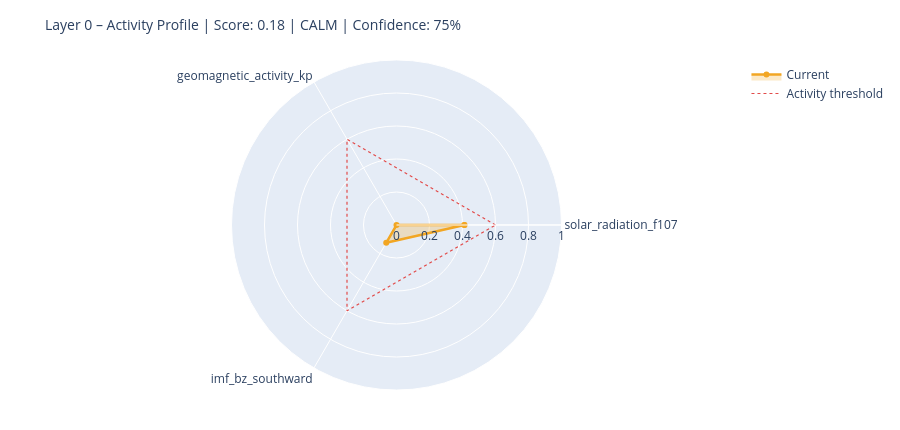

The cell this chart's notebook holds for it:
### Markdown cell above
---
## 6. State Assessment & Handoff to Layer 1

### Code cell
# ============================================================
# STEP 1 – Collect raw values with source modes
# Mode: 'primary' | 'fallback_3h' | 'last_valid' | 'missing'
# ============================================================

def safe_last(df, col):
    if df is None or col not in df.columns: return None
    s = df[col].dropna()
    return float(s.iloc[-1]) if not s.empty else None

f107_now = safe_last(df_f107, 'f10.7')
bz_now   = safe_last(df_mag,  'bz_gsm')
kp_now   = safe_last(df_kp,   'kp')
sw_now   = safe_last(df_sw,   'speed')

source_modes = {
    'F10.7':    'primary'  if f107_now is not None else 'missing',
    'Kp':       'primary'  if kp_now   is not None else 'missing',
    'IMF_Bz':   'primary'  if bz_now   is not None else 'missing',
    'SW_speed': 'primary'  if sw_now   is not None else 'missing',
}

# Kp Fallback – 3h endpoint
if kp_now is None:
    try:
        r = requests.get(
            'https://services.swpc.noaa.gov/json/noaa-planetary-k-index.json',
            timeout=10)
        r.raise_for_status()
        fb = pd.DataFrame(r.json())
        tc = next((c for c in fb.columns if 'time' in c.lower()), fb.columns[0])
        kc = next((c for c in fb.columns if 'kp' in c.lower() and c != tc), None)
        if kc:
            fb[kc] = fb[kc].astype(str).str.extract(r'([0-9]+(?:\.[0-9]*)?)')[0]
            fb[kc] = pd.to_numeric(fb[kc], errors='coerce')
            fb = fb[fb[kc] >= 0].dropna(subset=[kc])
            if not fb.empty:
                kp_now = float(fb[kc].iloc[-1])
                source_modes['Kp'] = 'fallback_3h'
                print(f'  Kp fallback (3h): {kp_now:.1f}')
    except Exception as e:
        print(f'  Kp fallback failed: {e}')

# Solar Wind Fallback – last valid value
if sw_now is None and df_sw is not None and 'speed' in df_sw.columns:
    s = df_sw['speed'].dropna()
    if not s.empty:
        sw_now = float(s.iloc[-1])
        source_modes['SW_speed'] = 'last_valid'
        print(f'  SW fallback (last_valid): {sw_now:.0f} km/s')

print()
print('Source modes:', source_modes)

# ============================================================
# STEP 2 – Score from available components only
# ============================================================

def norm(v, lo, hi):
    if v is None: return None
    return max(0.0, min(1.0, (v - lo) / (hi - lo)))

COMPONENTS = {
    'solar_radiation_f107':    (f107_now, norm(f107_now, 60, 250)),
    'geomagnetic_activity_kp': (kp_now,   norm(kp_now,   0,   9)),
    'imf_bz_southward':        (bz_now,   norm(-(bz_now or 0) if bz_now else None, -5, 30)
                                           if bz_now is not None else None),
    'solar_wind_speed':        (sw_now,   norm(sw_now, 300, 800)),
}

available   = {k: v[1] for k, v in COMPONENTS.items() if v[1] is not None}
unavailable = [k for k, v in COMPONENTS.items() if v[1] is None]

layer0_score = round(sum(available.values()) / len(available), 4) if available else None
confidence   = round(len(available) / len(COMPONENTS), 2)

level = ('unknown'  if layer0_score is None
         else 'calm'     if layer0_score < 0.3
         else 'moderate' if layer0_score < 0.6
         else 'active')

# ============================================================
# STEP 3 – Dominant Driver
# ============================================================

def dominant_driver(kp, f107, bz, sw):
    candidates = []
    if kp   is not None and kp   >= 4:   candidates.append(('geomagnetic',    kp / 9))
    if sw   is not None and sw   >= 500:  candidates.append(('solar_wind',     sw / 800))
    if bz   is not None and bz   <= -5:   candidates.append(('imf_southward',  abs(bz) / 30))
    if f107 is not None and f107 >= 150:  candidates.append(('solar_radiation',f107 / 250))
    return max(candidates, key=lambda x: x[1])[0] if candidates else 'none'

driver = dominant_driver(kp_now, f107_now, bz_now, sw_now)

# ============================================================
# STEP 4 – Downstream expectations
# ============================================================

def downstream_expectation(driver, score, kp, bz, f107):
    exp = {
        'magnetosphere':        'calm',
        'ionosphere':           'calm',
        'schumann_resonance':   'unchanged',
        'lithosphere_currents': 'low',
    }
    if driver == 'geomagnetic' or (kp and kp >= 5):
        exp['magnetosphere']        = 'compressed / storm'
        exp['ionosphere']           = 'elevated disturbance (TEC variability)'
        exp['schumann_resonance']   = 'elevated amplitude possible'
        exp['lithosphere_currents'] = 'elevated induction currents'
    elif driver == 'imf_southward' or (bz and bz <= -5):
        exp['magnetosphere']        = 'energy coupling active'
        exp['ionosphere']           = 'elevated electron density possible'
        exp['schumann_resonance']   = 'slight modulation possible'
    elif driver == 'solar_radiation' or (f107 and f107 >= 150):
        exp['ionosphere']           = 'elevated ionization (F-layer)'
        exp['schumann_resonance']   = 'slightly elevated background activity'
    return exp

downstream = downstream_expectation(driver, layer0_score, kp_now, bz_now, f107_now)

# ============================================================
# CONSOLE OUTPUT
# ============================================================

W = 58
print('=' * W)
print('LAYER 0 – STATE ASSESSMENT')
print('=' * W)
for name, (raw_v, score_v) in COMPONENTS.items():
    if score_v is not None:
        bar = '█' * int(score_v * 20) + '░' * (20 - int(score_v * 20))
        print(f'  {name:<35}  {bar}  {score_v:.2f}')
    else:
        print(f'  {name:<35}  {"─" * 20}  n/a')
print('-' * W)
print(f'  Score ({len(available)}/{len(COMPONENTS)} components):  {layer0_score:.3f}')
print(f'  Confidence:         {confidence:.0%}')
print(f'  Level:              {level.upper()}')
print(f'  Dominant Driver:    {driver}')

# Radar chart
cats = list(available.keys())
vals = list(available.values())
if len(cats) >= 3:
    fig = go.Figure()
    fig.add_trace(go.Scatterpolar(
        r=vals + [vals[0]], theta=cats + [cats[0]],
        fill='toself', fillcolor='rgba(242,166,35,0.25)',
        line=dict(color='#F2A623', width=2.5), name='Current'
    ))
    fig.add_trace(go.Scatterpolar(
        r=[0.6] * (len(cats) + 1), theta=cats + [cats[0]],
        line=dict(color='#E24B4A', dash='dot', width=1.2),
        mode='lines', name='Activity threshold'
    ))
    fig.update_layout(
        title=dict(text=f'Layer 0 – Activity Profile | Score: {layer0_score:.2f} | {level.upper()} | Confidence: {confidence:.0%}',
                   font=dict(size=14)),
        polar=dict(radialaxis=dict(visible=True, range=[0, 1])),
        height=430, showlegend=True,
        margin=dict(l=60, r=60, t=60, b=40)
    )
    fig.show()

### Figure 1 — Plotly figure (JSON) as saved in the notebook; plotly's stock layout.template omitted (floating-point values rounded to 4 significant figures)
{"data": [{"fill": "toself", "fillcolor": "rgba(242,166,35,0.25)", "line": {"color": "#F2A623", "width": 2.5}, "name": "Current", "r": [0.4116, 0.0, 0.1246, 0.4116], "theta": ["solar_radiation_f107", "geomagnetic_activity_kp", "imf_bz_southward", "solar_radiation_f107"], "type": "scatterpolar"}, {"line": {"color": "#E24B4A", "dash": "dot", "width": 1.2}, "mode": "lines", "name": "Activity threshold", "r": [0.6, 0.6, 0.6, 0.6], "theta": ["solar_radiation_f107", "geomagnetic_activity_kp", "imf_bz_southward", "solar_radiation_f107"], "type": "scatterpolar"}], "layout": {"height": 430, "margin": {"b": 40, "l": 60, "r": 60, "t": 60}, "polar": {"radialaxis": {"range": [0, 1], "visible": true}}, "showlegend": true, "title": {"font": {"size": 14}, "text": "Layer 0 – Activity Profile | Score: 0.18 | CALM | Confidence: 75%"}}}
